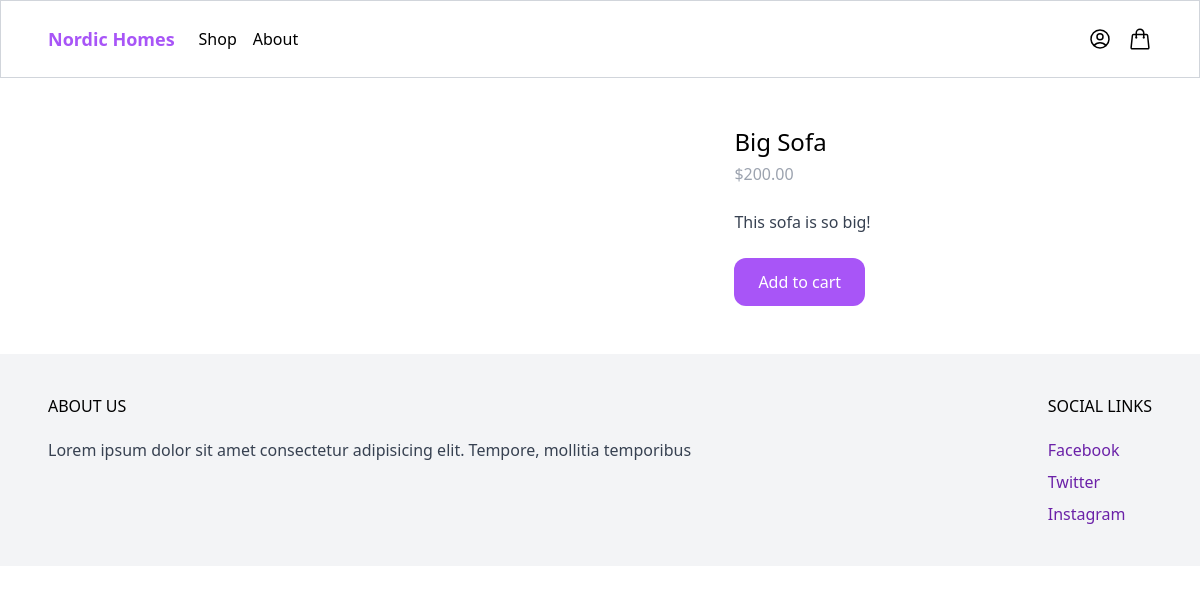
Screenshot of /products/big-sofa with the database file from the repository.
### products/models.py (models this page shows, shortened)
class Product(models.Model):
    category = models.ForeignKey(Category, related_name='products', on_delete=models.CASCADE)
    name = models.CharField(max_length=255)
    slug = models.SlugField()
    description = models.TextField(blank=True, null=True)
    price = models.DecimalField(max_digits=10, decimal_places=2)
    created_at = models.DateTimeField(auto_now_add=True)
    class Meta:
        ordering = ('-created_at', )

### products/views.py (the view)
# urls.py: path('<slug:slug>', product_detail, name="product_detail"),
def product_detail(request, slug):
    product = get_object_or_404(Product, slug=slug)
    return render(request, "products/product_detail.html", {'product': product})

### products/templates/products/product_detail.html (shortened to what this page needs)
{% extends 'core/base.html' %}
{% block content %}
<div class="max-w-6xl mx-auto flex flex-wrap py-6 px-6 xl:px-0">
    <div class="w-full mb-6 lg:mb-0 lg:w-3/5">
    </div>
    <div class="w-full lg:w-2/5 lg:p-6">
        <h1 class="text-2xl">{{ product.name }}</h1>
        <p class="mt-1 text-gray-400">${{ product.price }}</p>
        <p class="mt-6 text-gray-700">{{ product.description }}</p>
        <a href="#" class="mt-6 inline-block px-6 py-3 rounded-xl bg-purple-500 text-white hover:bg-purple-700">
            Add to cart
        </a>
    </div>
</div>
{% endblock %}

### rows the page displays
Product: name "Big Sofa", price "200.00", description "This sofa is so big!"
